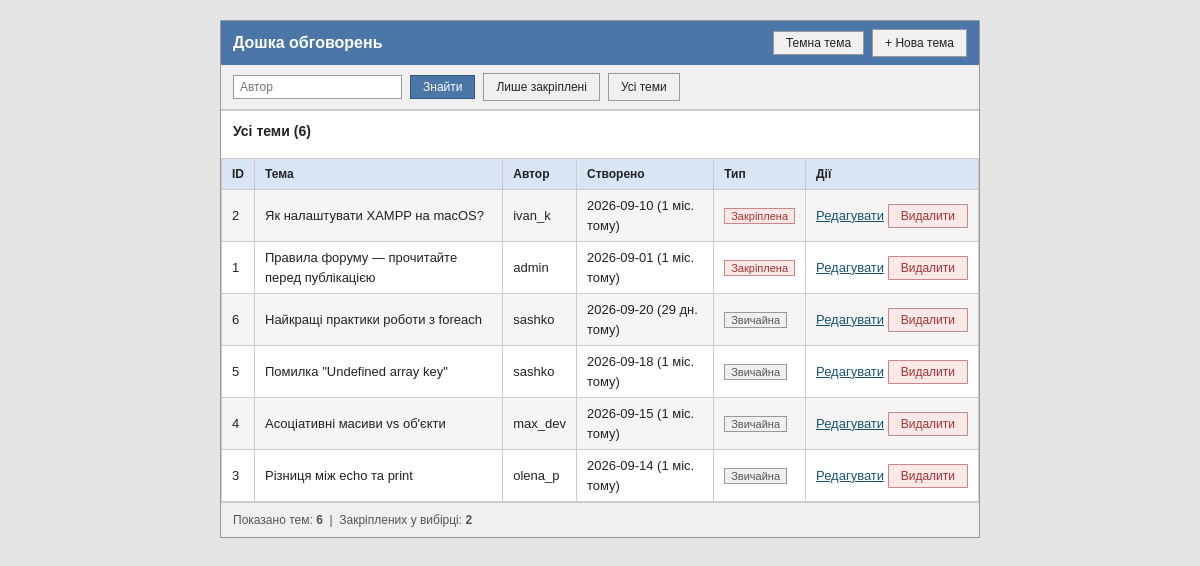
The page / on the database its author committed.
### tables this page shows
CREATE TABLE topics (
    id         INT AUTO_INCREMENT PRIMARY KEY,
    title      VARCHAR(100) NOT NULL,
    author     VARCHAR(50)  NOT NULL,
    created_at DATE         NOT NULL,
    is_pinned  TINYINT(1)   NOT NULL DEFAULT 0
);

### lib/functions.php (called while the page is built, shortened)
<?php
function timeAgo(string $date, ?DateTimeImmutable $now = null): string
{
    try {
        $then = new DateTimeImmutable($date);
    } catch (Exception $e) {
        return 'невідомо';
    }
    $now = $now ?? new DateTimeImmutable('now');
    $then = $then->setTime(0, 0);
    $now = $now->setTime(0, 0);
    $days = (int) $then->diff($now)->days;
    if ($days < 30) {
        return "{$days} дн. тому";
    }
    if ($days < 365) {
        return intdiv($days, 30) . ' міс. тому';
    }
    return intdiv($days, 365) . ' р. тому';
}
function sanitizeText(string $text): string
{
    $text = preg_replace('/\s+/u', ' ', trim($text)) ?? '';
    return htmlspecialchars($text, ENT_QUOTES, 'UTF-8');
}
function h($value): string
{
    return htmlspecialchars((string) $value, ENT_QUOTES, 'UTF-8');
}

### classes/TopicRepository.php (called while the page is built, shortened)
<?php
class TopicRepository
{
    private PDO $pdo;
    public function __construct(PDO $pdo)
    {
        $this->pdo = $pdo;
    }
    public function listAll(): array
    {
        return $this->pdo
            ->query('SELECT * FROM topics ORDER BY is_pinned DESC, created_at DESC, id DESC')
            ->fetchAll();
    }
}

### index.php (the view, shortened to what this page needs)
<?php
$pdo = require __DIR__ . '/db.php';
require_once __DIR__ . '/classes/TopicRepository.php';
require_once __DIR__ . '/lib/functions.php';
$repo = new TopicRepository($pdo);
$author = isset($_GET['author']) && is_string($_GET['author']) ? trim($_GET['author']) : '';
$pinnedOnly = isset($_GET['pinned']) && $_GET['pinned'] === '1';
if ($author !== '') {
    $topics = $repo->listByAuthor($author);
    $heading = 'Теми автора «' . $author . '»';
} elseif ($pinnedOnly) {
    $topics = $repo->listPinned();
    $heading = 'Закріплені теми';
} else {
    $topics = $repo->listAll();
    $heading = 'Усі теми';
}
?>
<!DOCTYPE html>
<html lang="uk">
<head>
    <link rel="stylesheet" href="style.css">
</head>
<body>
<div class="container">
    <div class="page-header">
        <h1>Дошка обговорень</h1>
        <div class="header-actions">
            <button type="button" id="theme-toggle" class="btn btn-outline">Темна тема</button>
            <a href="add.php" class="btn btn-outline">+ Нова тема</a>
        </div>
    </div>
    <form method="get" action="index.php" class="toolbar">
        <input type="text" name="author" placeholder="Автор" value="<?= h($author) ?>">
        <button type="submit" class="btn">Знайти</button>
        <a href="index.php?pinned=1" class="btn btn-outline">Лише закріплені</a>
        <a href="index.php" class="btn btn-outline">Усі теми</a>
    </form>
    <div class="section">
        <h2><?= sanitizeText($heading) ?> (<?= count($topics) ?>)</h2>
    </div>
    <?php if (count($topics) === 0): ?>
        <div class="empty">Тем не знайдено.</div>
    <?php else: ?>
        <table>
            <tr>
                <th>ID</th>
                <th>Тема</th>
                <th>Автор</th>
                <th>Створено</th>
                <th>Тип</th>
                <th>Дії</th>
            </tr>
            <?php foreach ($topics as $topic): ?>
                <tr>
                    <td><?= (int) $topic['id'] ?></td>
                    <td class="topic-title"><?= sanitizeText($topic['title']) ?></td>
                    <td><?= sanitizeText($topic['author']) ?></td>
                    <td><?= sanitizeText($topic['created_at']) ?> (<?= timeAgo($topic['created_at']) ?>)</td>
                    <td>
                        <?php if ($topic['is_pinned']): ?>
                            <span class="label label-hot">Закріплена</span>
                        <?php else: ?>
                            <span class="label">Звичайна</span>
                        <?php endif; ?>
                    </td>
                    <td class="actions">
                        <a href="edit.php?id=<?= (int) $topic['id'] ?>">Редагувати</a>
                        <form method="post" action="delete.php"
                              onsubmit="return confirm('Видалити тему «<?= h(addslashes($topic['title'])) ?>»?');">
                            <button type="submit" class="btn btn-danger">Видалити</button>
                        </form>
                    </td>
                </tr>
            <?php endforeach; ?>
        </table>
    <?php endif; ?>
    <div class="summary">
        Показано тем: <strong><?= count($topics) ?></strong>
        &nbsp;|&nbsp;
        Закріплених у вибірці: <strong><?= count(array_filter($topics, fn($t) => $t['is_pinned'])) ?></strong>
    </div>
</div>
</body>
</html>

### style.css (style rules this page uses)
:root { color-scheme: light; --page-bg: #e5e5e5; --surface: #ffffff; --surface-alt: #f0f0f0; --surface-hover: #e0e0e0; --row-alt: #f5f5f5; --th-bg: #d9e4f5; --text: #222222; --text-muted: #555555; --border: #cccccc; --border-strong: #999999; --input-bg: #ffffff; --link: #1a5276; --link-hover: #0d3a5c; --accent: #4a76a8; --accent-border: #35597e; --accent-hover: #3b5f8a; --danger-bg: #fde8e8; --danger-border: #cc8888; --danger-text: #a33333; --danger-hover: #f8d0d0; --ok-bg: #e6f2e6; --ok-border: #9cc79c; --ok-text: #2d5a2d; }
* { box-sizing: border-box; }
body { margin: 0; padding: 20px; background: var(--page-bg); color: var(--text); font-family: Verdana, Geneva, Arial, sans-serif; font-size: 13px; line-height: 1.5; }
.container { max-width: 760px; margin: 0 auto; background: var(--surface); border: 1px solid var(--border-strong); }
a { color: var(--link); }
.page-header { background: var(--accent); color: #ffffff; padding: 8px 12px; display: flex; align-items: center; justify-content: space-between; flex-wrap: wrap; gap: 8px; }
.page-header h1 { font-size: 16px; font-weight: bold; margin: 0; }
.page-header a { color: #ffffff; }
.btn { font-family: inherit; cursor: pointer; display: inline-block; padding: 4px 12px; background: var(--accent); color: #ffffff; border: 1px solid var(--accent-border); text-decoration: none; font-size: 12px; }
.btn-outline { background: var(--surface-alt); color: var(--text); border: 1px solid var(--border-strong); }
table { width: 100%; border-collapse: collapse; }
th, td { border: 1px solid var(--border); padding: 6px 10px; text-align: left; }
th { background: var(--th-bg); font-size: 12px; }
tr:nth-child(even) td { background: var(--row-alt); }
.label { font-size: 11px; padding: 1px 6px; border: 1px solid var(--border-strong); background: var(--surface-alt); color: var(--text-muted); }
.label-hot { background: var(--danger-bg); border-color: var(--danger-border); color: var(--danger-text); }
.summary { padding: 8px 12px; background: var(--surface-alt); border-top: 1px solid var(--border); font-size: 12px; color: var(--text-muted); }
.section { padding: 10px 12px; border-top: 1px solid var(--border); }
.section h2 { font-size: 14px; margin: 0 0 6px; }
.toolbar { padding: 8px 12px; background: var(--surface-alt); border-bottom: 1px solid var(--border); display: flex; flex-wrap: wrap; align-items: center; gap: 8px; }
.toolbar input[type="text"] { background: var(--input-bg); color: var(--text); padding: 4px 6px; border: 1px solid var(--border-strong); font-family: inherit; font-size: 12px; }
.actions { white-space: nowrap; }
.actions form { display: inline; margin: 0; }
.btn-danger { background: var(--danger-bg); color: var(--danger-text); border: 1px solid var(--danger-border); }
.page-header .btn-outline { color: var(--text); }
.header-actions { display: flex; align-items: center; gap: 8px; }

### rows shown on the page
topics: id "2", title "Як налаштувати XAMPP на macOS?", author "ivan_k", created_at "2026-09-10", created_at "1 міс. тому", is_pinned "Закріплена"
topics: id "1", title "Правила форуму — прочитайте перед публікацією", author "admin", created_at "2026-09-01", created_at "1 міс. тому", is_pinned "Закріплена"
topics: id "6", title "Найкращі практики роботи з foreach", author "sashko", created_at "2026-09-20", created_at "29 дн. тому", is_pinned "Звичайна"
topics: id "5", title "Помилка \"Undefined array key\"", author "sashko", created_at "2026-09-18", created_at "1 міс. тому", is_pinned "Звичайна"
topics: id "4", title "Асоціативні масиви vs об'єкти", author "max_dev", created_at "2026-09-15", created_at "1 міс. тому", is_pinned "Звичайна"
topics: id "3", title "Різниця між echo та print", author "olena_p", created_at "2026-09-14", created_at "1 міс. тому", is_pinned "Звичайна"

### other values the page prints
sanitizeText($heading) "Усі теми"
count($topics) "6"
count(array_filter($topics, fn($t) => $t['is_pinned'])) "2"
